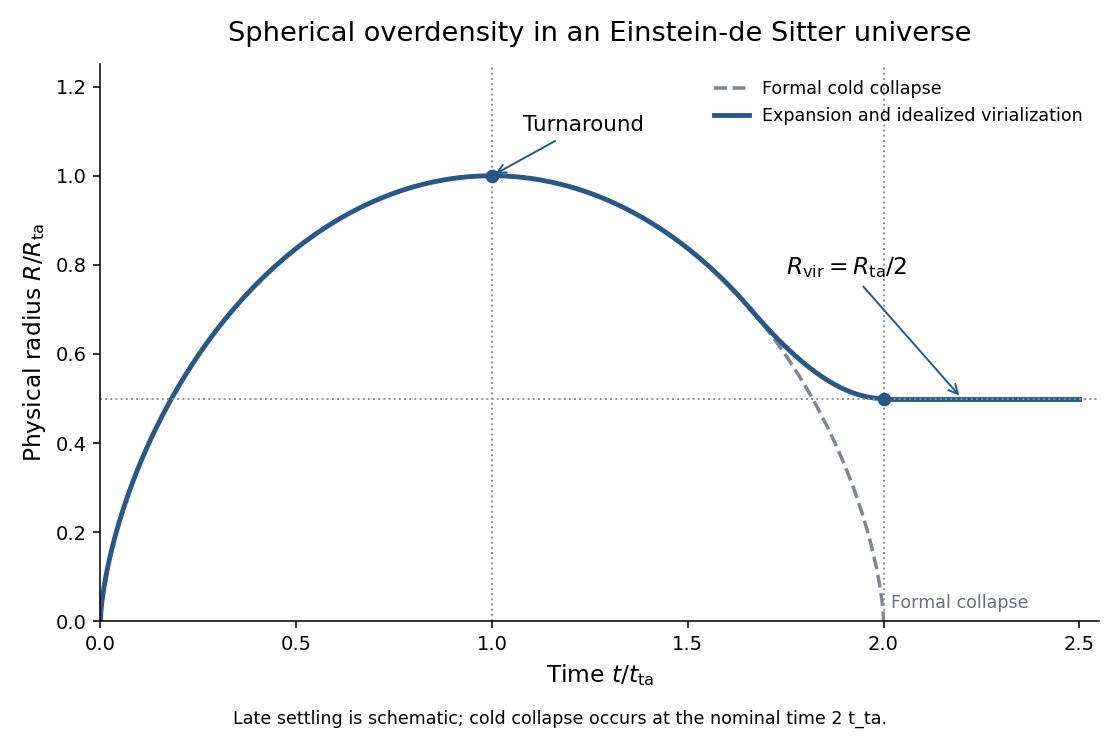

This figure's Python source:
"""Idealized spherical-collapse sketch; Python 3.14, NumPy/Matplotlib.

Write only the basename PNG to caller CWD; respect supplied MPLCONFIGDIR.
"""
from pathlib import Path
import numpy as np
import matplotlib
matplotlib.use("Agg")
import matplotlib.pyplot as plt

fig, ax = plt.subplots(figsize=(8, 5.3), dpi=140, facecolor="white")
ax.set_facecolor("white")
eta = np.linspace(0.002, 2 * np.pi, 1000)
t = (eta - np.sin(eta)) / np.pi
r = (1 - np.cos(eta)) / 2
ax.plot(t, r, "--", color="#7e8793", lw=1.8, label="Formal cold collapse")
# Exact expanding and early recollapsing branch; schematic late settling.
join_eta = 4.3
join_t = (join_eta - np.sin(join_eta)) / np.pi
join_r = (1 - np.cos(join_eta)) / 2
mask = eta <= join_eta
ax.plot(t[mask], r[mask], color="#285888", lw=2.5)
late_t = np.linspace(join_t, 2, 120)
s = (late_t - join_t) / (2 - join_t)
# Cubic Hermite curve matches the infall slope and ends with zero slope.
slope = (np.pi / 2) * np.sin(join_eta) / (1 - np.cos(join_eta))
late_r = ((2*s**3-3*s**2+1)*join_r + (s**3-2*s**2+s)*(2-join_t)*slope
          + (-2*s**3+3*s**2)*0.5)
ax.plot(late_t, late_r, color="#285888", lw=2.5)
ax.plot([2, 2.5], [0.5, 0.5], color="#285888", lw=2.5, label="Expansion and idealized virialization")
ax.axhline(0.5, color="#8892a0", lw=1, ls=":")
ax.axvline(1, color="#8892a0", lw=1, ls=":")
ax.axvline(2, color="#8892a0", lw=1, ls=":")
ax.scatter([1, 2], [1, 0.5], color="#285888", zorder=5)
ax.annotate("Turnaround", xy=(1, 1), xytext=(1.08, 1.10), fontsize=11,
            arrowprops={"arrowstyle": "->", "color": "#285888"})
ax.annotate(r"$R_{\rm vir}=R_{\rm ta}/2$", xy=(2.2, 0.5), xytext=(1.75, 0.78),
            fontsize=12, arrowprops={"arrowstyle": "->", "color": "#285888"})
ax.text(2.02, 0.03, "Formal collapse", fontsize=9, color="#67717d")
ax.set_xlabel(r"Time $t/t_{\rm ta}$", fontsize=12)
ax.set_ylabel(r"Physical radius $R/R_{\rm ta}$", fontsize=12)
ax.set_title("Spherical overdensity in an Einstein-de Sitter universe", fontsize=14, pad=12)
ax.set_xlim(0, 2.55)
ax.set_ylim(0, 1.25)
ax.legend(loc="upper right", fontsize=9, frameon=False)
ax.spines[["top", "right"]].set_visible(False)
fig.text(0.5, 0.025, "Late settling is schematic; cold collapse occurs at the nominal time 2 t_ta.",
         ha="center", fontsize=9)
fig.tight_layout(rect=(0, 0.045, 1, 1))
fig.savefig(Path.cwd() / "paper-66-spherical-collapse.png", facecolor="white", transparent=False)
plt.close(fig)
